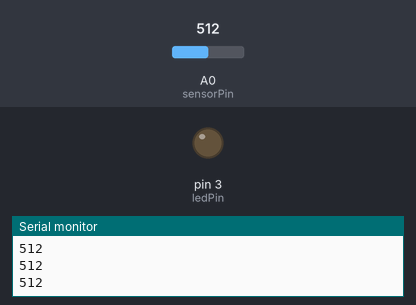
A sketch run on a simulated Arduino Uno, built with avr-gcc and run on an emulated ATmega328P. Shown: output pins drawn as LEDs (lit = HIGH), the last lines printed to the serial monitor. Inputs (shaded band) come from the test bench; at power-on: A0 (sensorPin) = 512.

Above: at 1.3 s.
1.4 s: A0 (sensorPin) set to 410
2.9 s: A0 (sensorPin) set to 382
At 4.2 s:
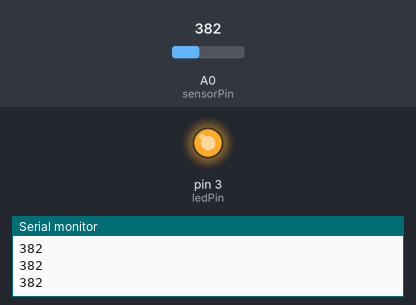
4.5 s: A0 (sensorPin) set to 511
At 5.6 s:
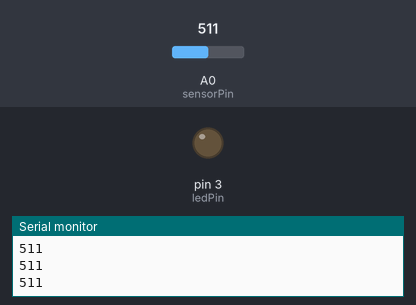
6.0 s: A0 (sensorPin) set to 390
At 6.7 s:
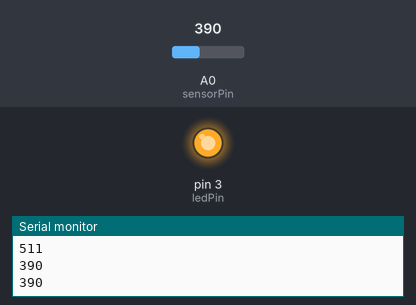
Timing chart, 0 to 8.5 s (numbered marks = the images above; inputs shaded):
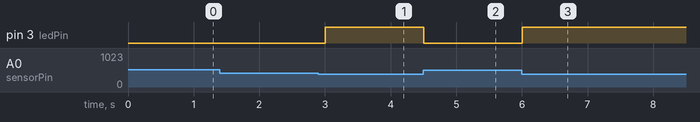

The sketch:

sketch.ino
```cpp
// declare pin for LDR and LED
int sensorPin = A0;
int ledPin = 3;


void setup(){
  // start serial COM
  Serial.begin(9600);

  // configure LED pin
  pinMode(ledPin, OUTPUT);
}


void loop(){
     int sensorVal = analogRead(sensorPin);

     Serial.println(sensorVal);

     if(sensorVal > 400){
      digitalWrite(ledPin, LOW);
     }
     else{
      digitalWrite(ledPin, HIGH);
     }

     delay(500);
}
```

Measured:
- the behaviour switches between 401 and 400 on A0 (sensorPin) (found by bisection; images 0 and 1)
- after the input at 2.9 s, pin 3 (ledPin): LOW → HIGH after 0.10 s
- after the input at 4.5 s, pin 3 (ledPin): HIGH → LOW at once
- after the input at 6.0 s, pin 3 (ledPin): LOW → HIGH at once
